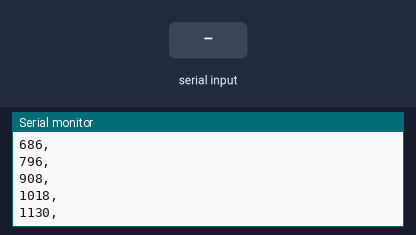
The sketch below on a simulated Arduino Mega 2560, built with avr-gcc and run on an emulated ATmega2560. Parts: the last lines printed to the serial monitor. Inputs (shaded band) come from the test bench. Storage starts empty.

Above: at 1.2 s.
1.3 s: "1" received over the second serial link
At 2.51 s:
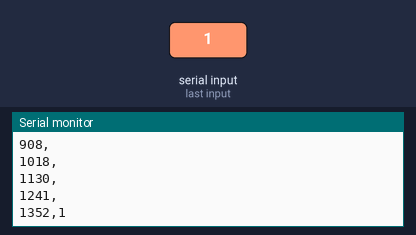
2.8 s: "0" received over the second serial link
At 3.96 s:
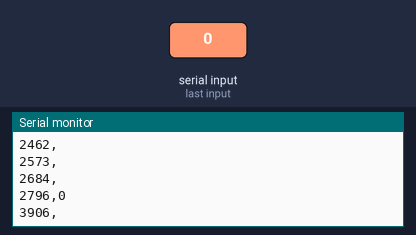
4.3 s: "2" received over the second serial link
At 5.51 s:
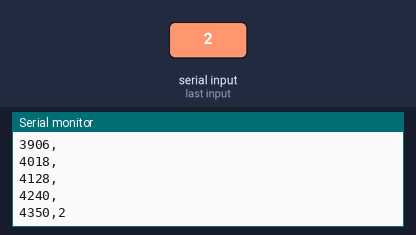
Timing chart, 0 to 7.3 s (numbered marks = the images above; inputs shaded):
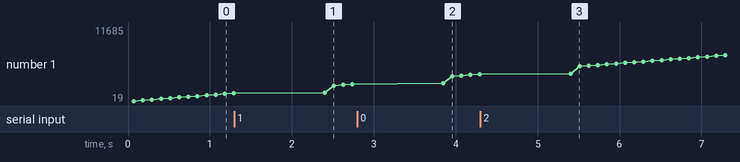

The sketch:

pressure_sensor.ino
```cpp
#include <SD.h>
#include <SPI.h>

const int chipSelect = 10;

void setup() {
  Serial.begin(115200);
  Serial1.begin(9600);    // Connection to sensor
  SD.begin(chipSelect);
}

void loop() {
  String dataString = "";
  dataString += String(millis());
  dataString += ",";
  Serial1.write("@253PR1?;FF");     // Request pressure sensor
  delay(50);
  if(Serial1.available()) {      // While there is serial data
    dataString += Serial1.readString();
  }
  Serial.println(dataString);
  File dataFile = SD.open("datalog.txt", FILE_WRITE);
  dataFile.println(dataString);
  dataFile.close();
  delay(50);             // Sample at 10Hz
}
```

Measured:
- after the input at 1.3 s, the serial monitor: prints a new line after 1.1 s (image 1)
- after the input at 2.8 s, the serial monitor: prints a new line after 1.0 s (image 2)
- after the input at 4.3 s, the serial monitor: prints a new line after 1.1 s (image 3)
- plotted number 1: 1241 → 2684 after the input at 1.3 s
